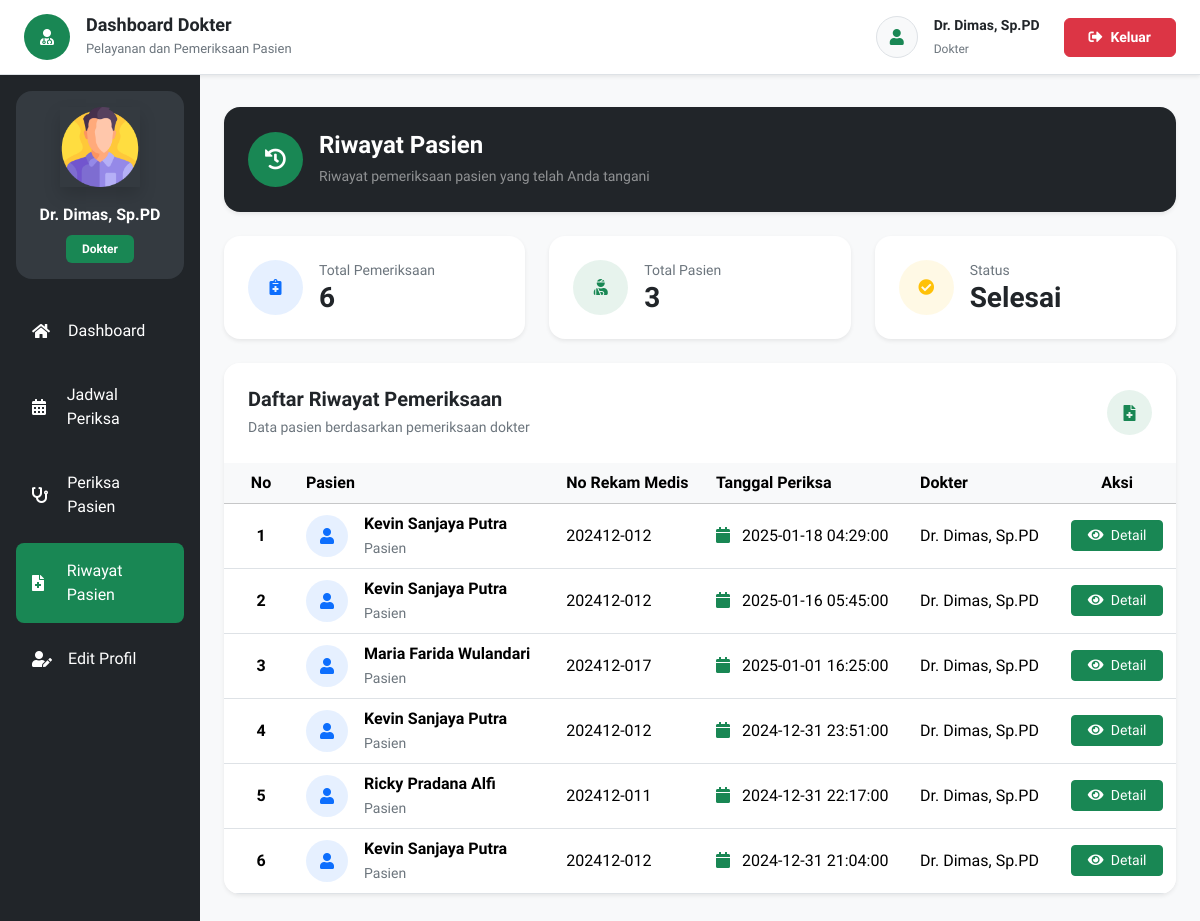
The app's page /riwayatPasien.php (signed in), older data.
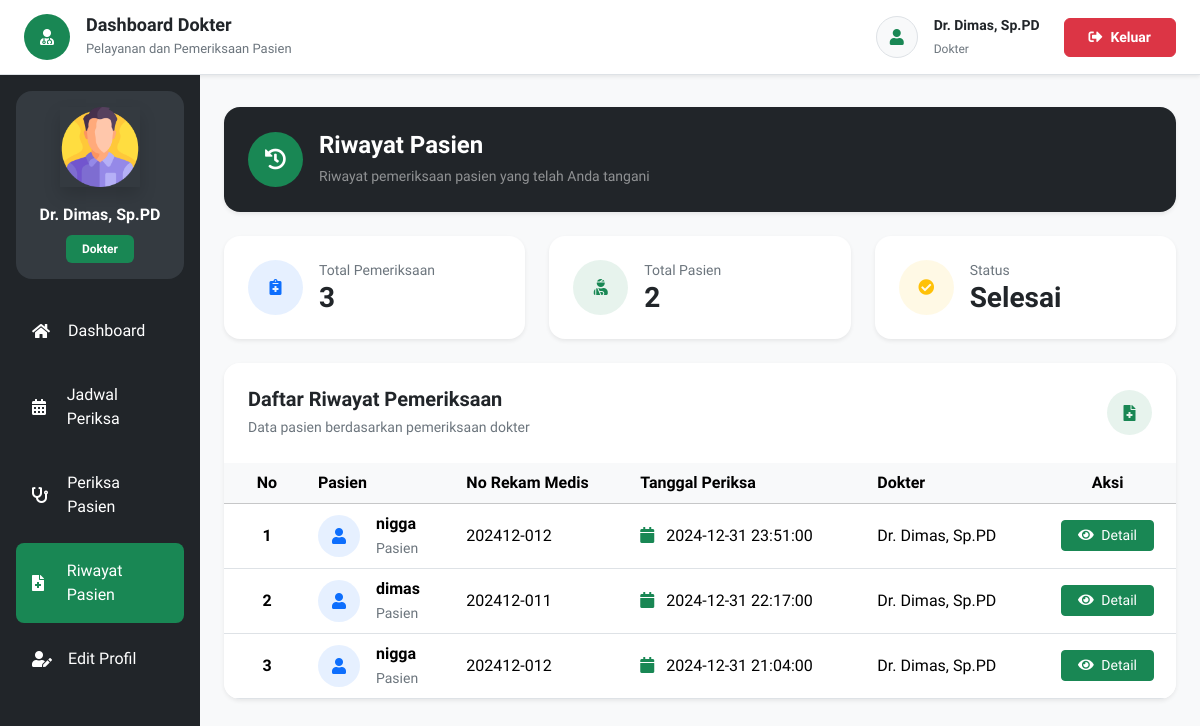
The same page, newer data.
### tables this page shows
CREATE TABLE `periksa` (
  `id` int NOT NULL,
  `id_daftar_poli` int UNSIGNED NOT NULL,
  `tgl_periksa` datetime NOT NULL,
  `catatan` text NOT NULL,
  `biaya_periksa` int NOT NULL
);

CREATE TABLE `pasien` (
  `id` int UNSIGNED NOT NULL,
  `nama` varchar(255) NOT NULL,
  `password` varchar(50) NOT NULL,
  `alamat` varchar(255) NOT NULL,
  `no_ktp` varchar(255) NOT NULL,
  `no_hp` varchar(50) NOT NULL,
  `no_rm` varchar(25) NOT NULL
);

CREATE TABLE `dokter` (
  `id` int NOT NULL,
  `nama` varchar(255) NOT NULL,
  `password` varchar(50) NOT NULL,
  `alamat` varchar(255) NOT NULL,
  `no_hp` varchar(50) NOT NULL,
  `id_poli` int NOT NULL
);

### pages/riwayatPasien/index.php (the view, shortened to what the changed rows need)
<?php
require 'config/koneksi.php';
$id_dokter = isset($_SESSION['id'])
    ? (int) $_SESSION['id']
    : 0;
$dataRiwayat = [];
$query = "
SELECT
    daftar_poli.status_periksa,
    periksa.id,
    pasien.id AS idPasien,
    pasien.nama AS namaPasien,
    pasien.alamat,
    pasien.no_ktp,
    pasien.no_hp,
    pasien.no_rm,
    periksa.tgl_periksa,
    dokter.nama AS namaDokter,
    daftar_poli.keluhan,
    periksa.catatan,
    GROUP_CONCAT(
        DISTINCT obat.nama_obat
        SEPARATOR ', '
    ) AS namaObat,
    SUM(obat.harga) AS hargaObat
FROM detail_periksa
INNER JOIN periksa
ON detail_periksa.id_periksa = periksa.id
INNER JOIN daftar_poli
ON periksa.id_daftar_poli = daftar_poli.id
INNER JOIN pasien
ON daftar_poli.id_pasien = pasien.id
INNER JOIN obat
ON detail_periksa.id_obat = obat.id
INNER JOIN jadwal_periksa
ON daftar_poli.id_jadwal = jadwal_periksa.id
INNER JOIN dokter
ON jadwal_periksa.id_dokter = dokter.id
WHERE
daftar_poli.status_periksa='1'
AND dokter.id='$id_dokter'
GROUP BY
periksa.id,
pasien.id,
dokter.id,
daftar_poli.id
ORDER BY
periksa.tgl_periksa DESC
";
$result = mysqli_query(
    $mysqli,
    $query
);
if ($result) {
    while ($row = mysqli_fetch_assoc($result)) {
        $dataRiwayat[] = $row;
    }
}
$totalRiwayat = count($dataRiwayat);
$listPasien = [];
foreach ($dataRiwayat as $data) {
    $listPasien[] = $data['idPasien'];
}
$totalPasien = count(
    array_unique($listPasien)
);
?>
<section class="py-2">
    <div class="row g-4 mb-4">
        <div class="col-lg-4 col-md-6">
            <div class="card border-0 shadow-sm rounded-4 h-100">
                <div class="card-body p-4">
                    <div class="d-flex align-items-center">
                        <div>
                            <small class="text-secondary d-block">
                                Total Pemeriksaan
                            </small>
                            <h3 class="fw-bold mb-0">
                                <?php echo number_format($totalRiwayat); ?>
                            </h3>
                        </div>
                    </div>
                </div>
            </div>
        </div>
        <div class="col-lg-4 col-md-6">
            <div class="card border-0 shadow-sm rounded-4 h-100">
                <div class="card-body p-4">
                    <div class="d-flex align-items-center">
                        <div>
                            <small class="text-secondary d-block">
                                Total Pasien
                            </small>
                            <h3 class="fw-bold mb-0">
                                <?php echo number_format($totalPasien); ?>
                            </h3>
                        </div>
                    </div>
                </div>
            </div>
        </div>
    </div>
    <div class="card border-0 shadow-sm rounded-4 overflow-hidden">
        <div class="card-body p-0">
            <div class="table-responsive">
                <table class="table table-hover align-middle mb-0">
                    <thead class="table-light">
                        <tr>
                            <th class="text-center px-4">
                                No
                            </th>
                            <th>
                                Pasien
                            </th>
                            <th>
                                No Rekam Medis
                            </th>
                            <th>
                                Tanggal Periksa
                            </th>
                            <th>
                                Dokter
                            </th>
                            <th class="text-center">
                                Aksi
                            </th>
                        </tr>
                    </thead>
                    <tbody>
                        <?php if (!empty($dataRiwayat)) { ?>
                            <?php
                            $no = 1;
                            foreach ($dataRiwayat as $data) {
                                ?>
                                <tr>
                                    <td class="text-center fw-semibold">
                                        <?php echo $no++; ?>
                                    </td>
                                    <td>
                                        <div class="d-flex align-items-center">
                                            <div class="
                    bg-primary
                    bg-opacity-10
                    text-primary
                    rounded-circle
                    d-flex
                    align-items-center
                    justify-content-center
                    me-3" style="
                    width:42px;
                    height:42px;
                    ">
                                                <i class="fas fa-user"></i>
                                            </div>
                                            <div>
                                                <div class="fw-semibold">
                                                    <?php echo htmlspecialchars($data['namaPasien']); ?>
                                                </div>
                                                <small class="text-secondary">
                                                    Pasien
                                                </small>
                                            </div>
                                        </div>
                                    </td>
                                    <td>
                                        <?php echo htmlspecialchars($data['no_rm']); ?>
                                    </td>
                                    <td>
                                        <i class="fas fa-calendar text-success me-2"></i>
                                        <?php echo $data['tgl_periksa']; ?>
                                    </td>
                                    <td>
                                        <?php echo htmlspecialchars($data['namaDokter']); ?>
                                    </td>
                                    <td class="text-center">
                                        <button type="button" class="btn btn-sm btn-success px-3" data-bs-toggle="modal"
                                            data-bs-target="#detailModal<?php echo $data['id']; ?>">
                                            <i class="fas fa-eye me-1"></i>
                                            Detail
                                        </button>
                                    </td>
                                </tr>
                            <?php } ?>
                        <?php } ?>
                    </tbody>
                </table>
            </div>
        </div>
    </div>
</section>

Row changes from the older to the newer data that the page shows:
removed periksa: pasien.nama "Kevin Sanjaya Putra", pasien.no_rm "202412-012", tgl_periksa "2025-01-18 04:29:00", dokter.nama "Dr. Dimas, Sp.PD"
removed periksa: pasien.nama "Kevin Sanjaya Putra", pasien.no_rm "202412-012", tgl_periksa "2025-01-16 05:45:00", dokter.nama "Dr. Dimas, Sp.PD"
removed periksa: pasien.nama "Maria Farida Wulandari", pasien.no_rm "202412-017", tgl_periksa "2025-01-01 16:25:00", dokter.nama "Dr. Dimas, Sp.PD"
changed periksa (number 1 of 3 on the later page): pasien.nama "Kevin Sanjaya Putra" → "nigga"
changed periksa: pasien.nama "Ricky Pradana Alfi" → "dimas"
changed periksa (number 3 of 3 on the later page): pasien.nama "Kevin Sanjaya Putra" → "nigga"
Text that changed along with them:
$totalRiwayat: "6" → "3"
$totalPasien: "3" → "2"
